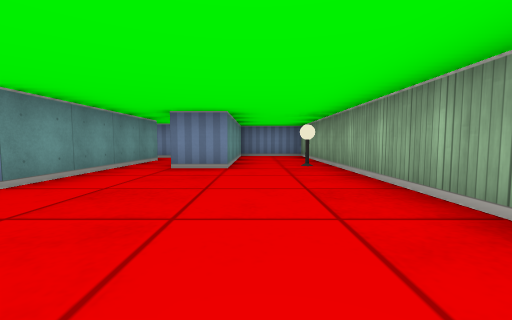
view 1 (above)

13 first-person views from a walk through a cub3D maze. The camera is about half as high as the walls, tilts 4° down and sees 90° across. The floor is counted in squares. Each view is taken from the middle of a square. On the plan, view 1 faces up. The plan holds only what a view shows up to about 9 squares ahead; the rest is blank. The place goes on beyond the plan.

view 2
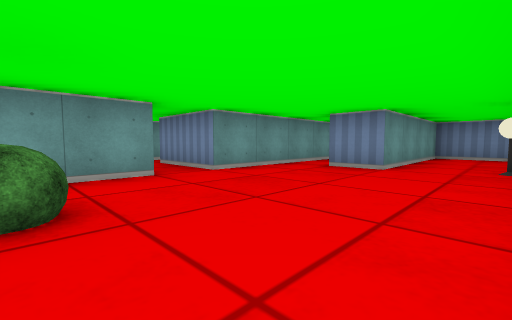

view 3
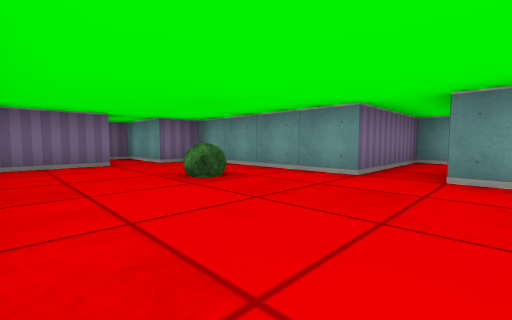

view 4
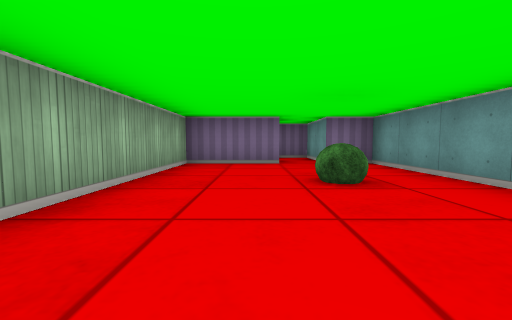

view 5
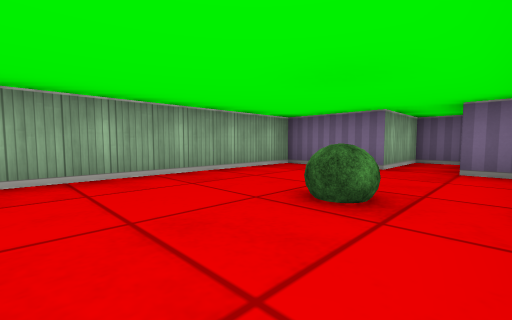

view 6
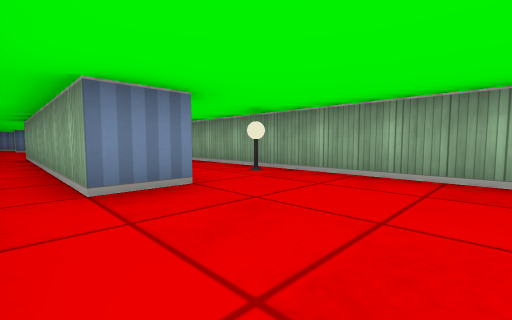

view 7
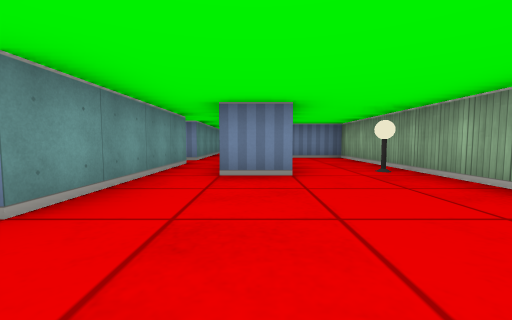

view 8
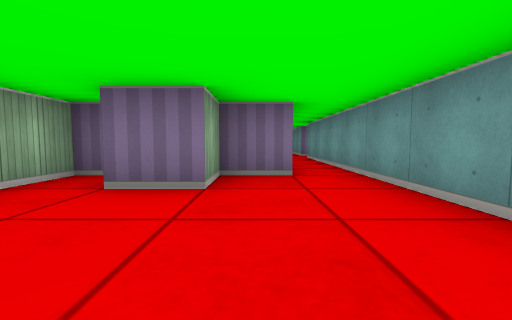

view 9
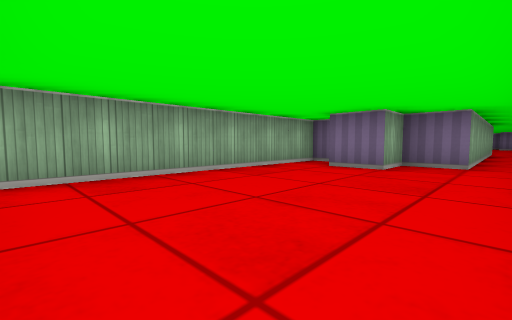

view 10
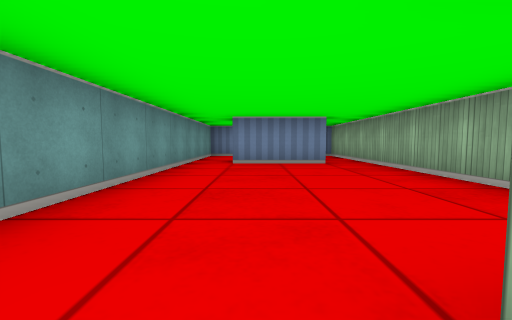

view 11
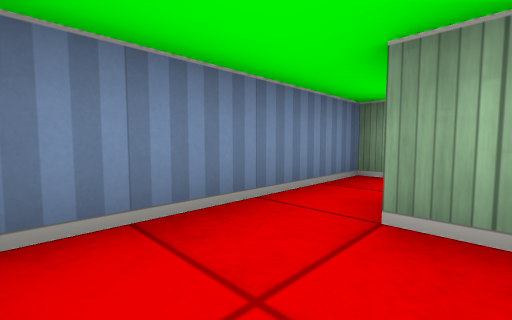

view 12
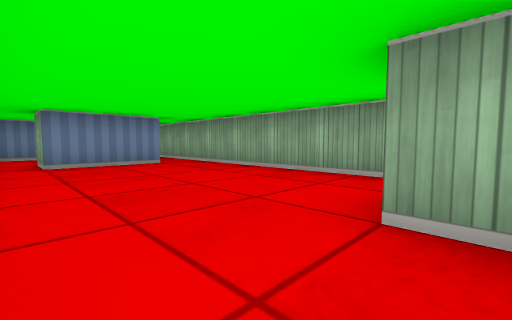

view 13
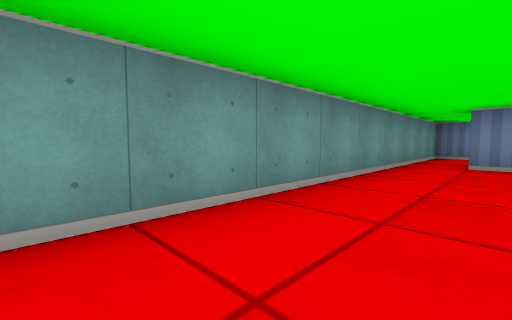

### Floor plan
Points are (right, up) in squares from view 1. A wall is a line through its corners. A room is listed if a view was taken in it or the views show most of it. See-through windows are left out.
Room 1 (views 1, 2, 3, 4, 5, 6, 7)
walls: (-2.5, 4.5) (-2.5, 2.5) (-4.5, 2.5); (-4.5, 1.5) (-2.5, 1.5) (-2.5, -2.5) (-1.5, -2.5) (-1.5, -4.5) (-0.5, -4.5) (-0.5, -2.5) (1.5, -2.5) (1.5, 8.5) (-0.5, 8.5) (-0.5, 4.5) (-1.5, 4.5)
ways out: opening at (-2, 5.5) to room 2; opening at (-3.5, 2)
objects: bush (-1, 0); lamp (1, 5)
Room 2 (views 8, 9, 10, 12, 13)
walls: (1, 11.5) (1.5, 11.5) (1.5, 19.5); (-2.5, 17.5) (-2.5, 7.5) (-2.9, 7.5); (0.5, 17.5) (-1.5, 17.5); (-2.5, 6.5) (-2.5, 4.5); (-1.5, 4.5) (-1.5, 11.5) (-0.5, 11.5) (-0.5, 12.5) (0.5, 12.5)
ways out: opening at (-2, 5.5) to room 1; opening at (-2, 17) to room 3; opening at (1, 18.5) to room 3; opening at (-3.5, 7)
Room 3 (view 11)
walls: (-0.5, 18.9) (-0.5, 19.5); (-1.5, 17.5) (-1.5, 18.5); (1.5, 19.5) (1.5, 20.5) (-2.5, 20.5) (-2.5, 17.5)
ways out: opening at (-2, 17) to room 2; opening at (1, 18.5) to room 2

Where each view was taken, in squares from view 1:
view 1: 0 up, 0 right, facing up
view 2: 0 up, 1 right, facing up-left
view 3: 3 up, 1 right, facing down-left
view 4: 3 up, 0 right, facing down
view 5: 2 up, 2 left, facing down-right
view 6: 2 up, 2 left, facing up-right
view 7: 1 up, 1 left, facing up
view 8: 15 up, 1 left, facing down
view 9: 17 up, 2 left, facing down-right
view 10: 12 up, 1 left, facing up
view 11: 19 up, 2 left, facing up-right
view 12: 12 up, 2 left, facing up-right
view 13: 12 up, 1 left, facing up-left
